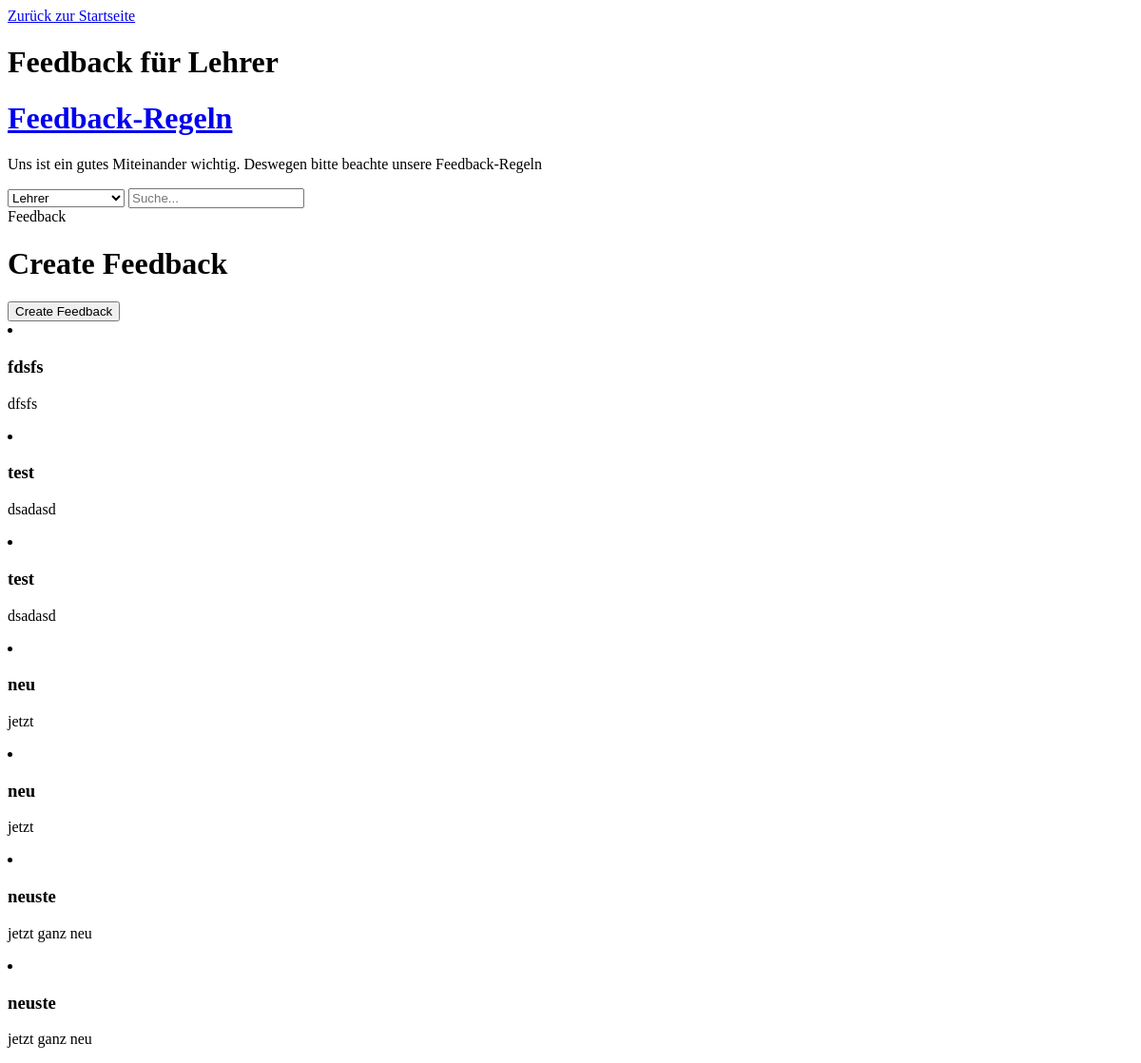
Page /lehrer/ on the earlier database version.
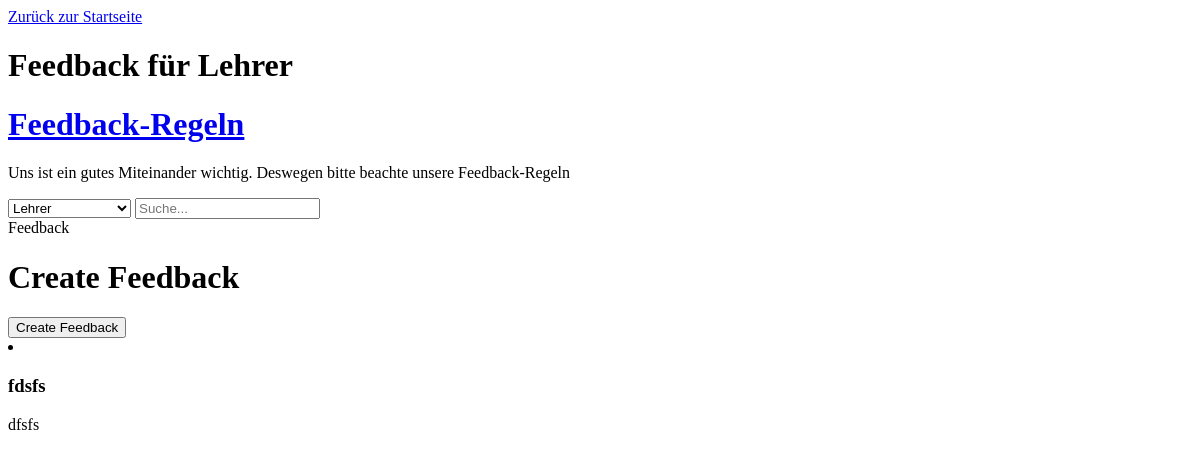
Same page on the later database version.
### lehrer/models.py (models this page shows, shortened)
class Feedback(models.Model):
    title = models.CharField(max_length=200)
    content = models.TextField(validators=[MinLengthValidator(15)])
    pub_date = models.DateTimeField(auto_now_add=True) ## wird nicht angezeigt Xd?

### lehrer/views.py (the view)
def lehrer(request):
    all_feedback = Feedback.objects.all()
    if request.method == 'POST':
            title = request.POST['title']
            content = request.POST['content']
            feedback = Feedback(title=title, content=content)
            feedback.save()
    return render(request, 'forum_app/lehrer.html', {'feedback': all_feedback})

### templates/forum_app/lehrer.html (shortened to what this page needs)
{%load static%}
<!DOCTYPE html>
<html lang="en">
<head>
</head>
<body>
    <header>
        <nav id="main-search">
           <div><a class="Zurück" href="/">Zurück zur Startseite</a></div>
        </nav>
    </header>
    <div class="container">
        <div class="Feedbackforum">
            <div class="Feedbackforum-title">
                <h1>Feedback für Lehrer</h1>
            </div>
            <div class="Feedbackforum-row">
                <div class="Feedbackforum-regeln">
                    <h1><a href="rules/">Feedback-Regeln</a></h1>
                    <p>Uns ist ein gutes Miteinander wichtig. Deswegen bitte beachte unsere Feedback-Regeln</p>
                </div>
            </div>
        </div>
        <div class="search-box">
            <div>
                <select name="" id="">
                    <option value="Lehrer">Lehrer</option>
                </select>
                <input type="text" name="q" id="" placeholder="Suche...">
            </div>
        </div>
        <div class="feedback-table">
            <div class="Feedbackgrund">Feedback</div>
        </div>
        <head>
        </head>
        <head>
        </head>
        <body>
            <h1>Create Feedback</h1>
            <button id="create-feedback-btn" onclick="showFeedbackForm()">Create Feedback</button>
        </body>
        {% for feedback in feedback %}
        <li>
            <article class="feedback">
                <div>
                    <h3>{{ feedback.title }}</h3>
                    <p>{{ feedback.content }}</p>
                </div>
            </article>
        </li>
          {% endfor %}
    </div>
</body>
</html>

Differences in the rows shown:
removed Feedback: title "test", content "dsadasd"
removed Feedback: title "test", content "dsadasd"
removed Feedback: title "neu", content "jetzt"
removed Feedback: title "neu", content "jetzt"
removed Feedback: title "neuste", content "jetzt ganz neu"
removed Feedback: title "neuste", content "jetzt ganz neu"
